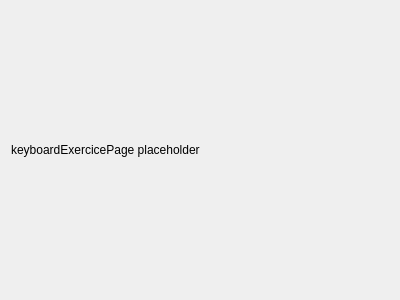
<?xml version="1.0" encoding="UTF-8"?>
<ui version="4.0">
 <class>KeyboardExercice</class>
 <widget class="QWidget" name="KeyboardExercice">
  <property name="geometry">
   <rect>
    <x>0</x>
    <y>0</y>
    <width>400</width>
    <height>300</height>
   </rect>
  </property>
  <property name="windowTitle">
   <string>Form</string>
  </property>
  <layout class="QVBoxLayout" name="verticalLayout">
   <item>
    <widget class="QLabel" name="placeholder">
     <property name="text">
      <string>keyboardExercicePage placeholder</string>
     </property>
    </widget>
   </item>
  </layout>
 </widget>
 <resources/>
 <connections/>
</ui>
